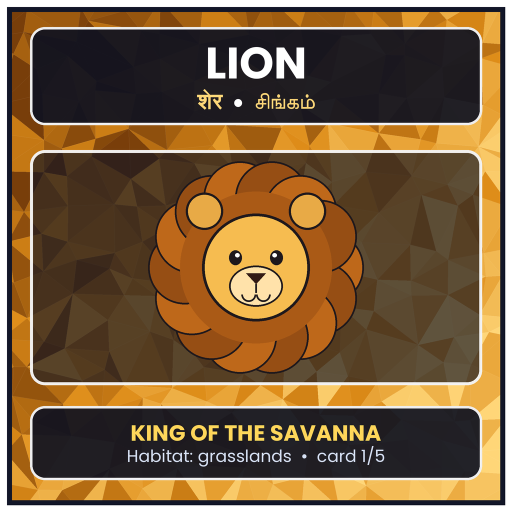
#> input picture Cards/lion_card.png, 1024 x 1024 px, found by its file name (shown at 1/2 size); its folder holds 5 pictures in this run
$ python check_cards.py
#> lines starting #> are read from the running program, lines starting #| are printed output that depends on the picture
"""Proxy for Vuforia's star rating: counts well-spread ORB features per card and checks the
cards cannot be confused with each other (cross-card RANSAC inliers should be ~0)."""
import cv2, numpy as np, itertools, sys
names = ["lion", "elephant", "dog", "cat", "horse"]
orb = cv2.ORB_create(nfeatures=3000)
data = {}
for n in names:
    img = cv2.imread(f"Cards/{n}_card.png", cv2.IMREAD_GRAYSCALE)
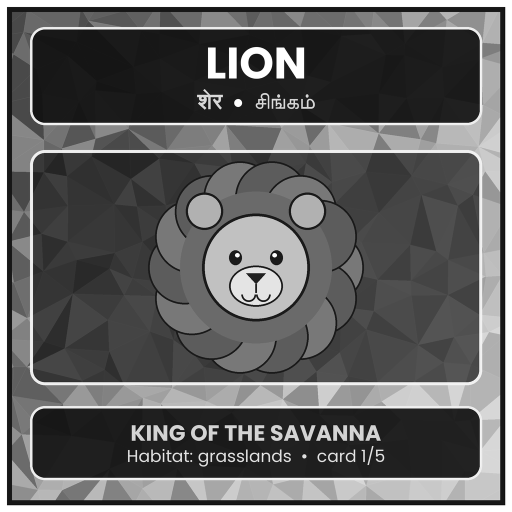
#> img: shape (1024, 1024) (shown at 1/2 size); min 0, max 255, mean 97.5
    img = cv2.resize(img, (512, 512))
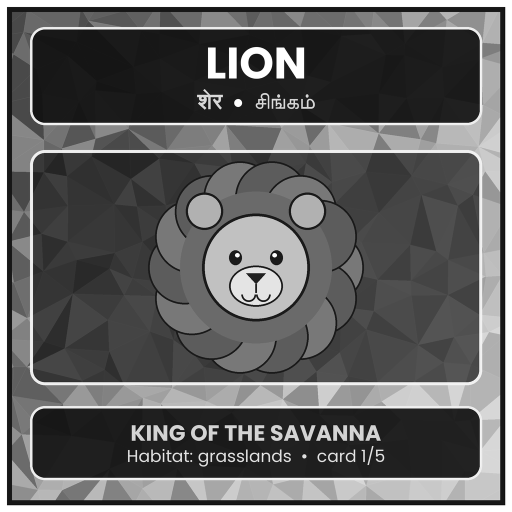
#> img: shape (512, 512); min 12, max 255, mean 97.6
    kp, des = orb.detectAndCompute(img, None)
#> kp = 2698 keypoints; strongest (x, y, size): (280, 106, 31), (223, 75, 44.6), (304, 105, 31), (276, 103, 31)
    pts = np.array([k.pt for k in kp])
#> pts = 2698 pairs, first value 33 to 478, second value 31 to 479
    cells = {(int(x // 128), int(y // 128)) for x, y in pts}      # 4x4 grid coverage
#> cells = 16 items
    data[n] = (kp, des)
    print(f"{n:9s} keypoints={len(kp):5d}  grid-coverage={len(cells):2d}/16")
#| lion      keypoints= 2698  grid-coverage=16/16
#> pass 2 of the loop `for n in names:`:
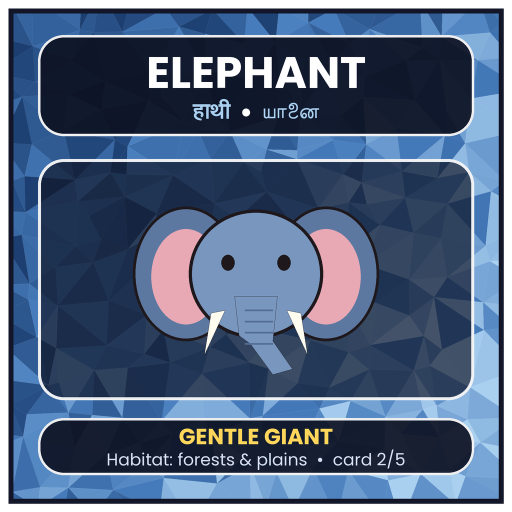
#> input picture Cards/elephant_card.png, 1024 x 1024 px, found by its file name (shown at 1/2 size)
#> `img = cv2.imread(f"Cards/{n}_card.png", cv2.IMREAD_GRAYSCALE)`:
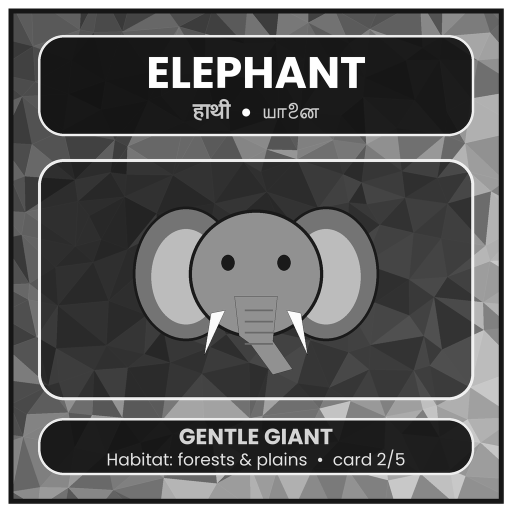
#> img: shape (1024, 1024) (shown at 1/2 size); min 0, max 255, mean 95.9
#> `img = cv2.resize(img, (512, 512))`:
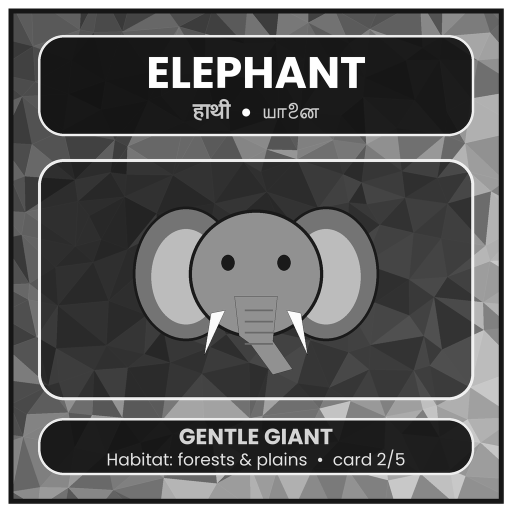
#> img: shape (512, 512); min 13, max 255, mean 95.9
#> kp = 2469 keypoints; strongest (x, y, size): (246, 114, 44.6), (150, 86, 31), (246, 86, 31), (150, 58, 31)
#> pts = 2469 pairs, first value 36 to 480, second value 31 to 480
#| elephant  keypoints= 2469  grid-coverage=16/16
#> pass 3 of the loop `for n in names:`:
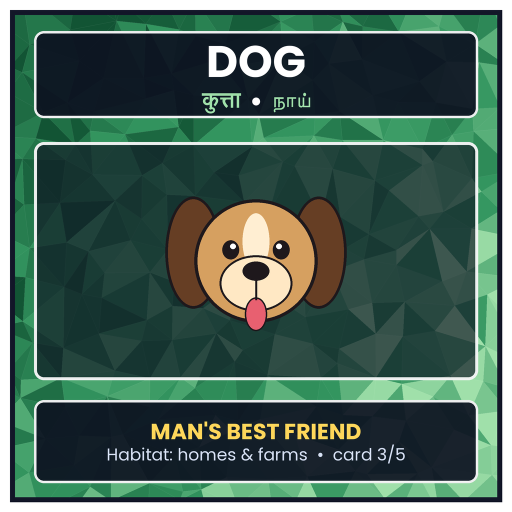
#> input picture Cards/dog_card.png, 1024 x 1024 px, found by its file name (shown at 1/2 size)
#> `img = cv2.imread(f"Cards/{n}_card.png", cv2.IMREAD_GRAYSCALE)`:
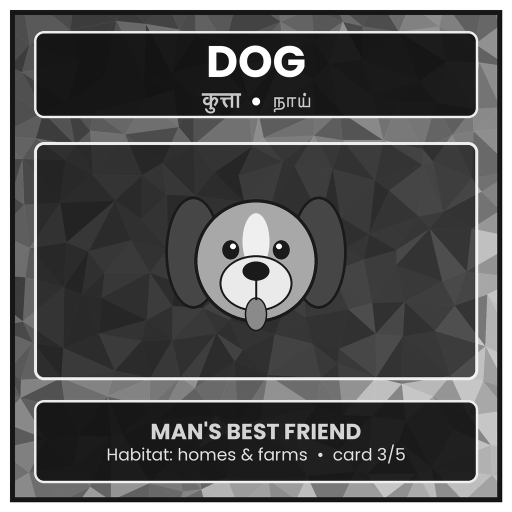
#> img: shape (1024, 1024) (shown at 1/2 size); min 0, max 255, mean 87.7
#> `img = cv2.resize(img, (512, 512))`:
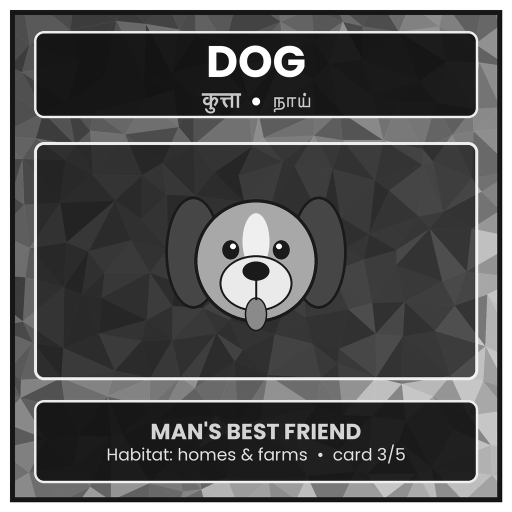
#> img: shape (512, 512); min 12, max 255, mean 87.8
#> kp = 2425 keypoints; strongest (x, y, size): (256, 99, 44.6), (232, 244, 31), (279, 244, 31), (278, 247, 37.2)
#> pts = 2425 pairs, first value 32 to 480, second value 31 to 480
#| dog       keypoints= 2425  grid-coverage=16/16
#> the loop made 5 passes; the first 3 are shown
bf = cv2.BFMatcher(cv2.NORM_HAMMING)
def inliers(a, b):
    (ka, da), (kb, db) = data[a], data[b]
    good = [m for m, n2 in bf.knnMatch(da, db, k=2) if m.distance < 0.75 * n2.distance]
    if len(good) < 8: return len(good), 0
    src = np.float32([ka[m.queryIdx].pt for m in good]).reshape(-1, 1, 2)
    dst = np.float32([kb[m.trainIdx].pt for m in good]).reshape(-1, 1, 2)
    H, mask = cv2.findHomography(src, dst, cv2.RANSAC, 4.0)
    return len(good), int(mask.sum()) if mask is not None else 0
worst = 0
for a, b in itertools.combinations(names, 2):
    g, i = inliers(a, b); worst = max(worst, i)
    print(f"  {a:8s} vs {b:8s}: ratio-matches={g:3d} ransac-inliers={i:3d}")
#> this loop made 10 passes
#> (good in inliers, g, i, worst) on passes 1 to 10: (63 matches, 63, 7, 7), (102 matches, 102, 28, 28), (62 matches, 62, 8, 28), (91 matches, 91, 24, 28), (55 matches, 55, 10, 28), (166 matches, 166, 48, 48), (152 matches, 152, 50, 50), (64 matches, 64, 19, 50), (85 matches, 85, 24, 50), (159 matches, 159, 87, 87)
#|   lion     vs elephant: ratio-matches= 63 ransac-inliers=  7
#|   lion     vs dog     : ratio-matches=102 ransac-inliers= 28
#|   lion     vs cat     : ratio-matches= 62 ransac-inliers=  8
#|   lion     vs horse   : ratio-matches= 91 ransac-inliers= 24
#|   elephant vs dog     : ratio-matches= 55 ransac-inliers= 10
#|   elephant vs cat     : ratio-matches=166 ransac-inliers= 48
#|   elephant vs horse   : ratio-matches=152 ransac-inliers= 50
#|   dog      vs cat     : ratio-matches= 64 ransac-inliers= 19
#> (further printed lines are left out)
# self-match under a perspective warp (simulates a tilted card)
img = cv2.imread("Cards/lion_card.png", cv2.IMREAD_GRAYSCALE); img = cv2.resize(img, (512, 512))
M = cv2.getPerspectiveTransform(np.float32([[0,0],[512,0],[512,512],[0,512]]), np.float32([[40,30],[470,0],[500,500],[10,470]]))
warp = cv2.warpPerspective(img, M, (512, 512))
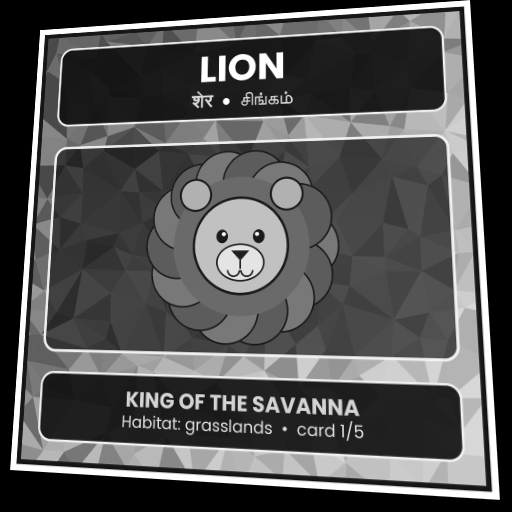
#> warp: shape (512, 512); min 0, max 255, mean 82.2
k2, d2 = orb.detectAndCompute(warp, None)
#> k2 = 2766 keypoints; strongest (x, y, size): (226, 102, 44.6), (226, 99, 44.6), (257, 233, 31), (228, 101, 37.2)
good = [m for m, n2 in bf.knnMatch(data["lion"][1], d2, k=2) if m.distance < 0.75 * n2.distance]
#> good = 1247 matches
src = np.float32([data["lion"][0][m.queryIdx].pt for m in good]).reshape(-1,1,2); dst = np.float32([k2[m.trainIdx].pt for m in good]).reshape(-1,1,2)
#> after `src = np.float32([data['lion'][0][m.queryIdx].pt for m in good]).resha`: src = 1247 rows, first 8: [34, 31], [471, 476], [40, 476], [34, 475], [475, 474], [209, 48], [297, 48], [303, 48]
#> after `dst = np.float32([k2[m.trainIdx].pt for m in good]).reshape(-1, 1, 2)`: dst = 1247 rows, first 8: [65, 52], [453.6, 458.4], [44, 436], [40.8, 434.4], [458, 456], [202, 57], [277, 53], [282, 53]
H, mask = cv2.findHomography(src, dst, cv2.RANSAC, 4.0)
#> H = [[0.734, -0.0616, 40.41], [-0.059, 0.752, 30.17], [-0.000225, -0.000226, 1]]; mask = 1247 values, max 1 at index 0, min 0 at index 11, mean 0.937
print("lion vs tilted lion: inliers =", int(mask.sum()))
#| lion vs tilted lion: inliers = 1169
self_inl = int(mask.sum())
#> self_inl = 1169
ratio = self_inl / max(worst, 1)
#> ratio = 13.44
print(f"RESULT: self-match {self_inl} vs worst cross-card {worst} -> separation x{ratio:.1f} (want >= 10)")
#| RESULT: self-match 1169 vs worst cross-card 87 -> separation x13.4 (want >= 10)
sys.exit(0 if ratio >= 10 else 1)
#> (the program exits here)
